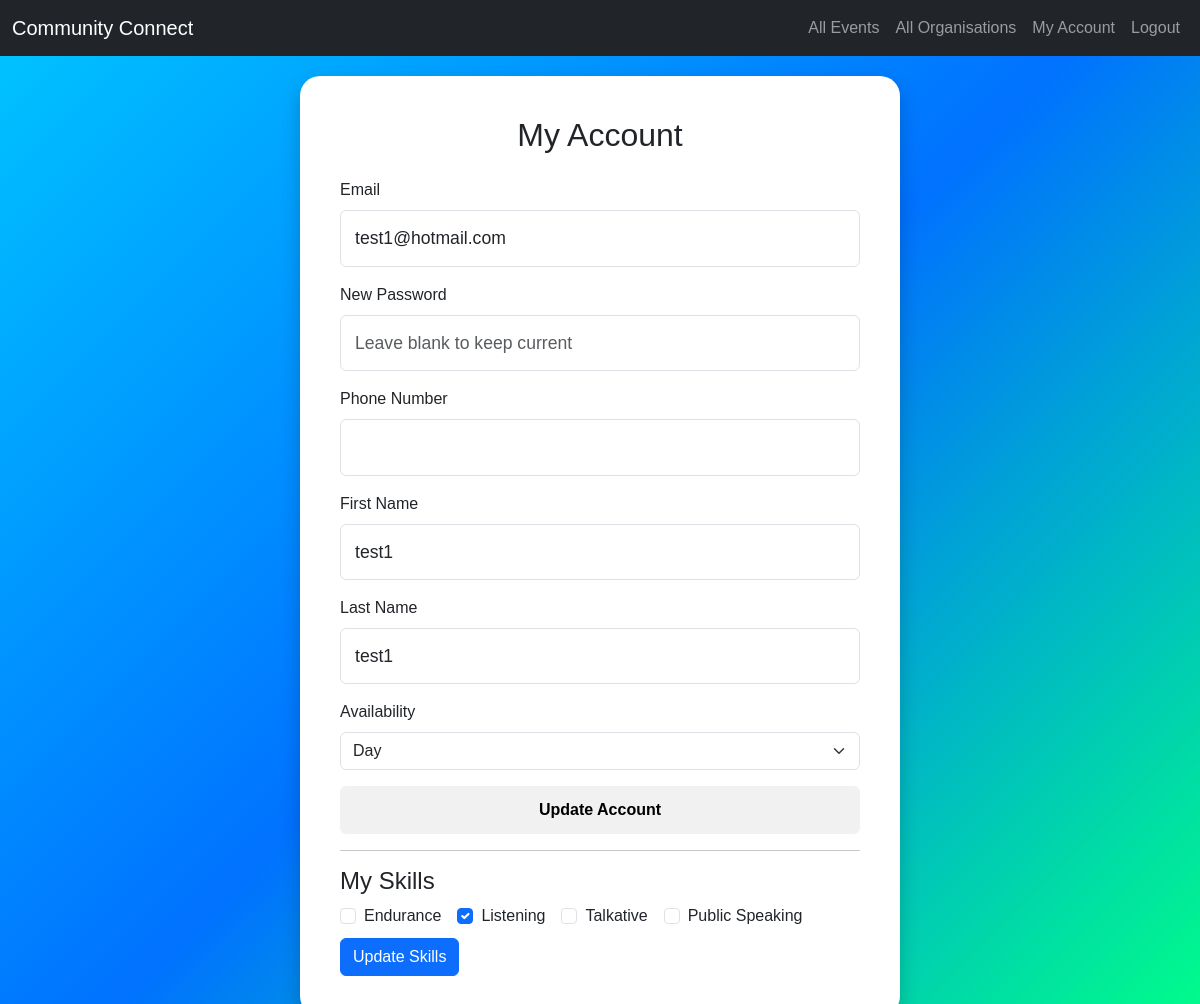
Page /my_account (signed in) on the committed database.
### tables this page shows
CREATE TABLE user (
            user_id INTEGER PRIMARY KEY AUTOINCREMENT,
            email TEXT NOT NULL UNIQUE,
            password_hash TEXT NOT NULL,
            phone_number TEXT,
            role TEXT NOT NULL,
            created_at TIMESTAMP DEFAULT CURRENT_TIMESTAMP
        );

CREATE TABLE volunteer (
            volunteer_id INTEGER PRIMARY KEY AUTOINCREMENT,
            user_id INTEGER NOT NULL,
            first_name TEXT NOT NULL,
            last_name TEXT NOT NULL,
            dob DATE NOT NULL,
            availability TEXT,
            FOREIGN KEY (user_id) REFERENCES user(user_id) ON DELETE CASCADE
        );

CREATE TABLE skill (
            skill_id INTEGER PRIMARY KEY AUTOINCREMENT,
            name TEXT NOT NULL UNIQUE,
            description TEXT
        );

### app.py (the view, shortened to what this page needs)
@app.route('/my_account', methods=['GET', 'POST'])
def my_account():
    if 'user_id' not in session:
        flash("Please log in first.", "warning")
        return redirect(url_for('login'))
    with get_db() as conn:
        cursor = conn.cursor()
        cursor.execute("SELECT * FROM user WHERE user_id = ?", (session['user_id'],))
        user = cursor.fetchone()
        volunteer = organisation = None
        volunteer_skills = []
        all_skills = []
        if user['role'] == 'volunteer':
            cursor.execute("SELECT * FROM volunteer WHERE user_id = ?", (user['user_id'],))
            volunteer = cursor.fetchone()
            cursor.execute("SELECT * FROM skill")
            all_skills = cursor.fetchall()
            cursor.execute("""
                SELECT s.skill_id
                FROM volunteer_skill vs
                JOIN skill s ON vs.skill_id = s.skill_id
                WHERE vs.volunteer_id = ?
            """, (volunteer['volunteer_id'],))
            volunteer_skills = [row['skill_id'] for row in cursor.fetchall()]
        elif user['role'] == 'organisation':
            cursor.execute("SELECT * FROM organisation WHERE user_id = ?", (user['user_id'],))
            organisation = cursor.fetchone()
    return render_template(
        'my_account.html',
        user=user,
        volunteer=volunteer,
        organisation=organisation,
        all_skills=all_skills,
        volunteer_skills=volunteer_skills
    )

### models.py (called while the page is built)
def get_db():
    conn = sqlite3.connect(db_path) # Create connection between database and flask
    conn.row_factory = sqlite3.Row # Allows fetching rows as dictionaries
    return conn

### templates/my_account.html (shortened to what this page needs)
{% extends "layout.html" %}
{% block content %}
<div class="bubble-container">
    <div class="bubble">
        <h2 class="text-center mb-4">My Account</h2>
        {% if user.role == "volunteer" %}
        <form method="POST" action="{{ url_for('my_account') }}">
            <div class="mb-3">
                <label class="form-label">Email</label>
                <input type="email" class="form-control" name="email" value="{{ user.email }}" required>
            </div>
            <div class="mb-3">
                <label class="form-label">New Password</label>
                <input type="password" class="form-control" name="password" placeholder="Leave blank to keep current">
            </div>
            <div class="mb-3">
                <label class="form-label">Phone Number</label>
                <input type="text" class="form-control" name="phone_number" value="{{ user.phone_number or '' }}">
            </div>
            <div class="mb-3">
                <label class="form-label">First Name</label>
                <input type="text" class="form-control" name="first_name" value="{{ volunteer.first_name }}">
            </div>
            <div class="mb-3">
                <label class="form-label">Last Name</label>
                <input type="text" class="form-control" name="last_name" value="{{ volunteer.last_name }}">
            </div>
            <div class="mb-3">
                <label class="form-label">Availability</label>
                <select class="form-select" name="availability">
                    <option value="Day" {% if volunteer.availability == "Day" %}selected{% endif %}>Day</option>
                </select>
            </div>
            <button type="submit" class="btn btn-custom w-100">Update Account</button>
        </form>
        <hr>
        <h4>My Skills</h4>
        <form method="POST" action="{{ url_for('update_skills') }}">
            <div class="d-flex flex-wrap">
                {% for skill in all_skills %}
                    <div class="form-check me-3">
                        <input class="form-check-input" type="checkbox"
                            name="skills"
                            value="{{ skill.skill_id }}"
                            {% if skill.skill_id in volunteer_skills %}checked{% endif %}>
                        <label class="form-check-label">{{ skill.name }}</label>
                    </div>
                {% endfor %}
            </div>
            <button type="submit" class="btn btn-primary mt-2">Update Skills</button>
        </form>
        {% endif %}
    </div>
</div>
{% endblock %}

### templates/layout.html (shortened to what this page needs)
<!DOCTYPE html>
<html lang="en">
<head>
    <link rel="stylesheet" href="https://cdn.jsdelivr.net/npm/bootstrap@5.3.0/dist/css/bootstrap.min.css">
</head>
<body>
    <nav class="navbar navbar-expand-lg navbar-dark bg-dark">
    <div class="container-fluid">
        <a class="navbar-brand" href="{{ url_for('index') }}">Community Connect</a>
        <div class="collapse navbar-collapse">
        <ul class="navbar-nav ms-auto">
            {% if not session.get('user_id') %}
            <li class="nav-item"><a class="nav-link" href="{{ url_for('register') }}">Sign Up</a></li>
            <li class="nav-item"><a class="nav-link" href="{{ url_for('login') }}">Login</a></li>
            {% else %}
            <li class="nav-item"><a class="nav-link" href="{{ url_for('events') }}">All Events</a></li>
            {% if session.get('role') == 'organisation' %}
                <li class="nav-item"><a class="nav-link" href="{{ url_for('all_volunteers') }}">All Volunteers</a></li>
            {% elif session.get('role') == 'volunteer' %}
                <li class="nav-item"><a class="nav-link" href="{{ url_for('all_organisations') }}">All Organisations</a></li>
            {% endif %}
            <li class="nav-item"><a class="nav-link" href="{{ url_for('my_account') }}">My Account</a></li>
            <li class="nav-item"><a class="nav-link" href="{{ url_for('logout') }}">Logout</a></li>
            {% endif %}
        </ul>
        </div>
    </div>
    </nav>
    {% block content %}{% endblock %}
</body>
</html>

### templates/layout.html (style rules this page uses)
body { background: linear-gradient(135deg, #00c6ff, #0072ff, #00ff88); min-height: 100vh; margin: 0; font-family: Arial, sans-serif; }
.bubble-container { min-height: calc(100vh - 56px); display: flex; justify-content: center; align-items: center; padding: 20px; }
.bubble { background: white; border-radius: 20px; padding: 40px; box-shadow: 0px 8px 20px rgba(0, 0, 0, 0.2); max-width: 600px; width: 100%; }
input.form-control { padding: 14px; font-size: 1.1em; }
.btn-custom { background: #f1f1f1; color: black; border: none; font-weight: bold; padding: 12px; transition: 0.3s; }

### rows in the picture
user: email "test1@hotmail.com"
volunteer: first_name "test1", last_name "test1"
skill: name "Endurance"
skill: skill_id "☑", name "Listening"
skill: name "Talkative"
skill: name "Public Speaking"
